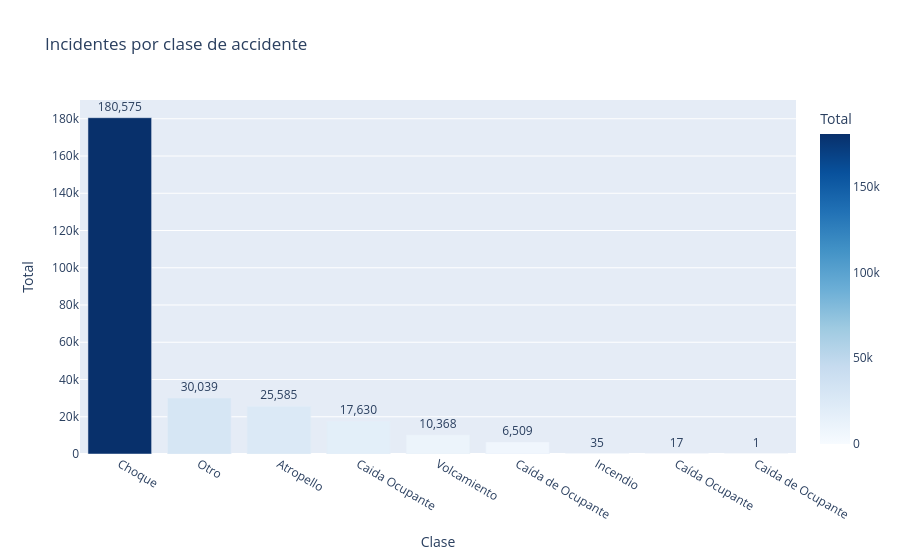

Write notebook code for a chart like this one.
### Code cell
# Clase de accidente
clase = df['CLASE_ACCIDENTE'].value_counts().reset_index()
clase.columns = ['clase', 'total']

fig = px.bar(
    clase,
    x='clase', y='total',
    title='Incidentes por clase de accidente',
    labels={'clase': 'Clase', 'total': 'Total'},
    color='total',
    color_continuous_scale='Blues',
    text='total'
)
fig.update_traces(texttemplate='%{text:,}', textposition='outside')
fig.update_layout(showlegend=False)
fig.show()

### Figure 1 — Plotly figure (JSON) as saved in the notebook; plotly's stock layout.template omitted (floating-point values rounded to 4 significant figures)
{"data": [{"hovertemplate": "Clase=%{x}<br>Total=%{marker.color}<extra></extra>", "legendgroup": "", "marker": {"color": [180575, 30039, 25585, 17630, 10368, 6509, 35, 17, 1], "coloraxis": "coloraxis", "pattern": {"shape": ""}}, "name": "", "orientation": "v", "showlegend": false, "text": [180600.0, 30040.0, 25580.0, 17630.0, 10370.0, 6509.0, 35.0, 17.0, 1.0], "textposition": "outside", "texttemplate": "%{text:,}", "type": "bar", "x": ["Choque", "Otro", "Atropello", "Caida Ocupante", "Volcamiento", "Caída de Ocupante", "Incendio", "Caída Ocupante", "Caida de Ocupante"], "xaxis": "x", "y": [180575, 30039, 25585, 17630, 10368, 6509, 35, 17, 1], "yaxis": "y"}], "layout": {"barmode": "relative", "coloraxis": {"colorbar": {"title": {"text": "Total"}}, "colorscale": [[0, "rgb(247,251,255)"], [0.125, "rgb(222,235,247)"], [0.25, "rgb(198,219,239)"], [0.375, "rgb(158,202,225)"], [0.5, "rgb(107,174,214)"], [0.625, "rgb(66,146,198)"], [0.75, "rgb(33,113,181)"], [0.875, "rgb(8,81,156)"], [1, "rgb(8,48,107)"]]}, "legend": {"tracegroupgap": 0}, "showlegend": false, "title": {"text": "Incidentes por clase de accidente"}, "xaxis": {"anchor": "y", "domain": [0, 1], "title": {"text": "Clase"}}, "yaxis": {"anchor": "x", "domain": [0, 1], "title": {"text": "Total"}}}}
